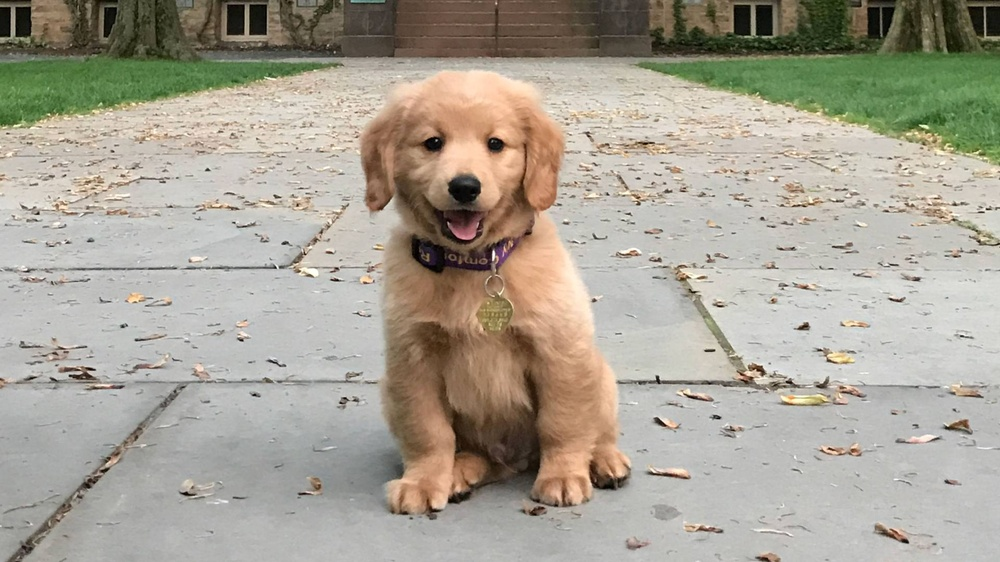
#> input picture image.jpg, 1000 x 562 px, shrunk from 1920 x 1080 before the run
$ python main.py
#> lines starting #> are read from the running program, lines starting #| are printed output that depends on the picture
import cv2
import time


def sliding_window(image, initial_window_size, step_size, scale_factor):
    (image_height, image_width) = image.shape[:2]

    window_size = initial_window_size

    while window_size[0] <= image_width and window_size[1] <= image_height:
        for y in range(0, image_height - window_size[1], step_size):
            for x in range(0, image_width - window_size[0], step_size):
                top_left = (x, y)
                bottom_right = (x + window_size[0], y + window_size[1])

                window_image = image.copy()
                cv2.rectangle(window_image, top_left, bottom_right, (0, 255, 0), 2)

                # Extract the image region within the window
                window_region = image[y:y + window_size[1], x:x + window_size[0]]

                # Display the image with the window
                cv2.imshow("Sliding Window", window_image)
                cv2.imshow("Cropped Window", window_region)
                cv2.waitKey(1)

        window_size = (int(window_size[0] * scale_factor), int(window_size[1] * scale_factor))

    cv2.destroyAllWindows()


image = cv2.imread("image.jpg")
#> image is the input picture: shape (562, 1000, 3); mean B, G, R 148.8, 162.3, 168.1

initial_window_size = (100, 100)
scale_factor = 1.2
step_size = 50

sliding_window(image, initial_window_size, step_size, scale_factor)
#> the loop in sliding_window, `for y in range(0, image_height - window_size[1], step_size):` made 10 passes
#> pass 1, in sliding_window, `cv2.imshow("Sliding Window", window_image)`:
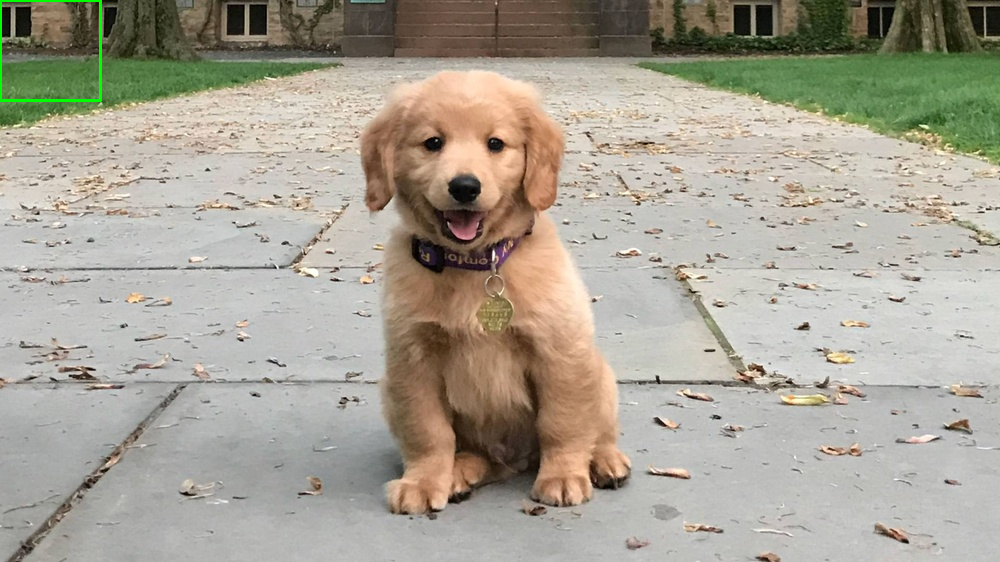
#> window 'Sliding Window': shape (562, 1000, 3); mean B, G, R 148.7, 162.5, 167.9
#> pass 1, in sliding_window, `cv2.imshow("Cropped Window", window_region)`:
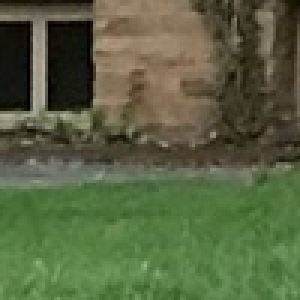
#> window 'Cropped Window': shape (100, 100, 3) (shown 3 times larger); mean B, G, R 65, 98.7, 87.9
#> pass 1, in sliding_window, `cv2.imshow("Sliding Window", window_image)`:
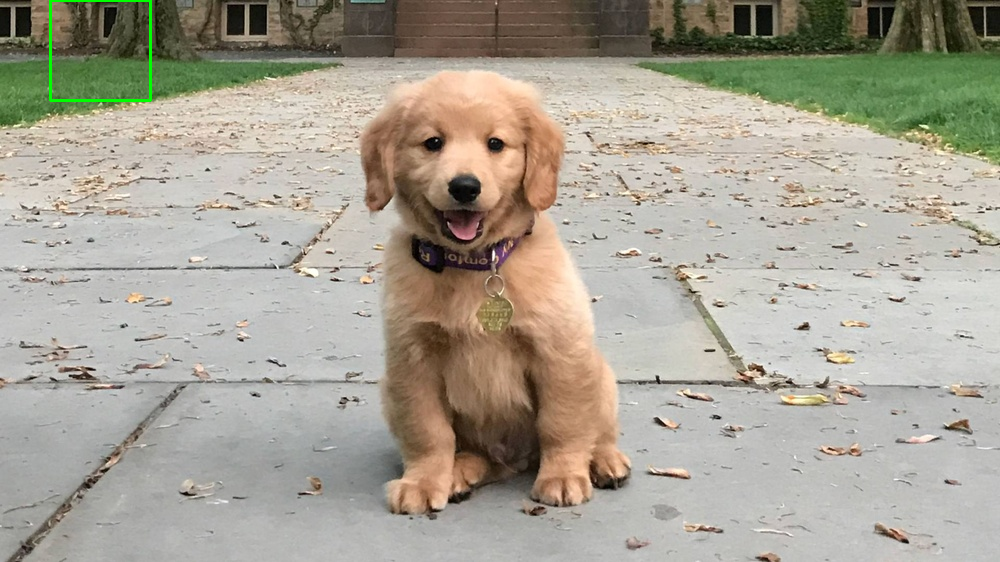
#> window 'Sliding Window': shape (562, 1000, 3); mean B, G, R 148.7, 162.6, 167.9
#> pass 1, in sliding_window, `cv2.imshow("Cropped Window", window_region)`:
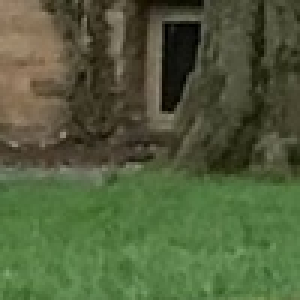
#> window 'Cropped Window': shape (100, 100, 3) (shown 3 times larger); mean B, G, R 59.7, 94.1, 81.2
